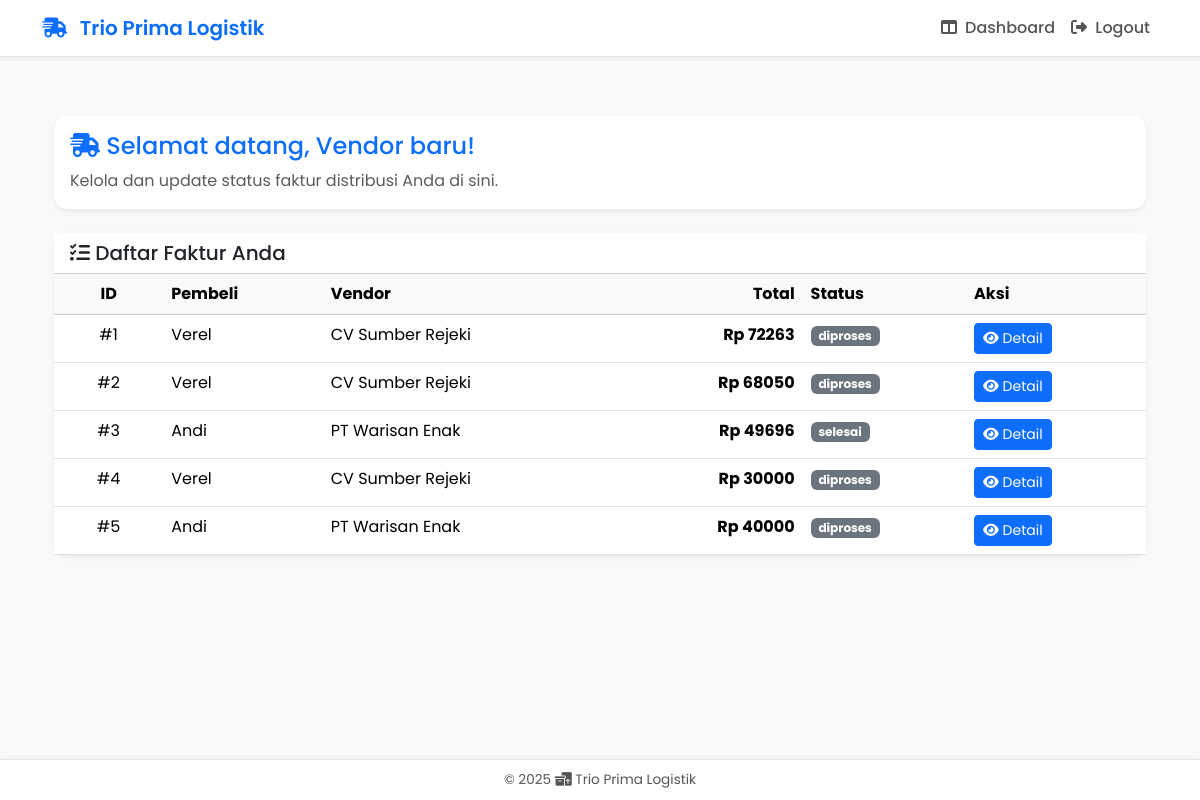
The app's page /kurir/dashboard/ (signed in), older data.
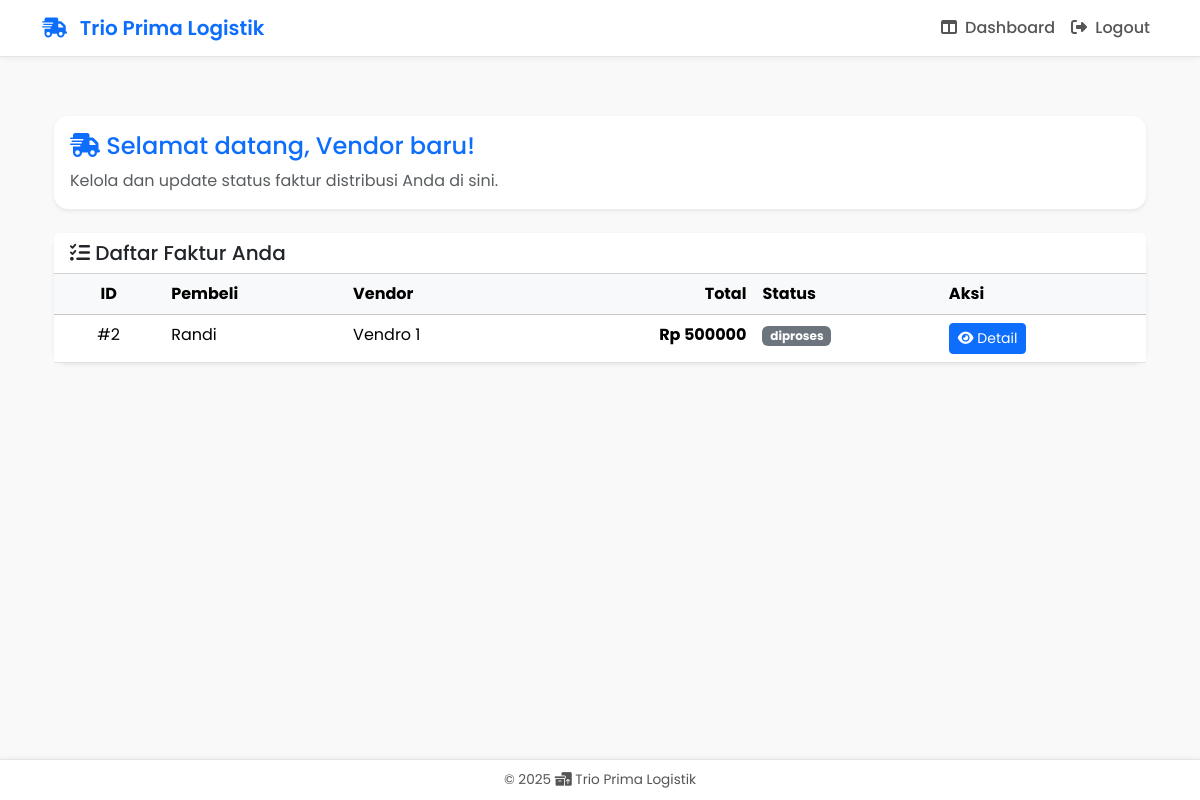
The same page, newer data.
### core/models.py (models this page shows, shortened)
class Faktur(models.Model):
    STATUS_CHOICES = [
        ('diproses', 'Diproses'),
        ('selesai', 'Selesai'),
        ('dibatalkan', 'Dibatalkan'),
    ]
    id_faktur = models.AutoField(primary_key=True)
    total_faktur = models.DecimalField(max_digits=15, decimal_places=2, default=0)
    status = models.CharField(max_length=20, choices=STATUS_CHOICES, default='diproses')
    berat = models.DecimalField(max_digits=10, decimal_places=2, default=0)
    koli = models.IntegerField(default=0)
    foto_pengiriman = models.ImageField(upload_to='faktur_images/', blank=True, null=True)
    kurir = models.ForeignKey(Kurir, on_delete=models.SET_NULL, null=True, blank=True, related_name='faktur')
    vendor = models.ForeignKey(Vendor, on_delete=models.CASCADE, related_name='faktur')
    pembeli = models.ForeignKey(Pembeli, on_delete=models.CASCADE, related_name='faktur')
    class Meta:
        verbose_name = "Faktur"
        verbose_name_plural = "Faktur"

class Pembeli(models.Model):
    id_pembeli = models.AutoField(primary_key=True)
    nama = models.CharField(max_length=100)
    email = models.EmailField(unique=True)
    password = models.CharField(max_length=128)
    alamat = models.TextField()
    no_hp = models.CharField(max_length=20)
    kelurahan = models.ForeignKey('Kelurahan', on_delete=models.CASCADE)
    class Meta:
        verbose_name = "Pembeli"
        verbose_name_plural = "Pembeli"

class Vendor(models.Model):
    id_vendor = models.AutoField(primary_key=True)
    nama = models.CharField(max_length=100)
    email = models.EmailField()
    password = models.CharField(max_length=100, blank=True, null=True)
    alamat = models.TextField()
    no_hp = models.CharField(max_length=20)
    class Meta:
        verbose_name = "Vendor"
        verbose_name_plural = "Vendor"

### core/views_kurir.py (the view)
# urls.py: path("kurir/dashboard/", views_kurir.kurir_dashboard, name="kurir_dashboard"),
def kurir_dashboard(request):
    kurir_id = request.session.get("kurir_id")
    if not kurir_id:
        return redirect("kurir_login")
    faktur_list = Faktur.objects.filter(kurir_id=kurir_id).select_related("pembeli", "vendor")
    return render(request, "core/kurir/dashboard.html", {
        "faktur_list": faktur_list,
        "kurir_nama": request.session.get("kurir_nama")
    })

### core/templates/core/kurir/dashboard.html (shortened to what this page needs)
{% extends 'base.html' %}
{% block content %}
<div class="container mt-3">
    <div class="card shadow-sm mb-4 border-0">
        <div class="card-body">
            <h4 class="card-title text-primary"><i class="fa-solid fa-truck-fast"></i> Selamat datang, {{ kurir_nama }}!</h4>
            <p class="card-text text-muted mb-0">Kelola dan update status faktur distribusi Anda di sini.</p>
        </div>
    </div>
    <div class="card shadow-sm border-0">
        <div class="card-header bg-white">
            <h5 class="mb-0"><i class="fa-solid fa-list-check"></i> Daftar Faktur Anda</h5>
        </div>
        <div class="card-body p-0">
            <div class="table-responsive-sm">
                <table class="table table-hover mb-0">
                    <thead class="table-light">
                        <tr>
                            <th class="text-center" style="width: 10%;">ID</th>
                            <th>Pembeli</th>
                            <th>Vendor</th>
                            <th class="text-end">Total</th>
                            <th>Status</th>
                            <th>Aksi</th>
                        </tr>
                    </thead>
                    <tbody>
                        {% for faktur in faktur_list %}
                        <tr>
                            <td class="text-center">#{{ faktur.id_faktur }}</td>
                            <td>{{ faktur.pembeli.nama }}</td>
                            <td>{{ faktur.vendor.nama }}</td>
                            <td class="text-end fw-bold">Rp {{ faktur.total_faktur|floatformat:0 }}</td>
                            <td>
                                {% if faktur.status == 'Selesai' %}
                                    <span class="badge bg-success"><i class="fa-solid fa-check"></i> Selesai</span>
                                {% elif faktur.status == 'Dalam Proses' %}
                                    <span class="badge bg-warning text-dark"><i class="fa-solid fa-route"></i> Proses</span>
                                {% else %}
                                    <span class="badge bg-secondary">{{ faktur.status }}</span>
                                {% endif %}
                            </td>
                            <td>
                                <a href="{% url 'kurir_faktur_detail' faktur.id_faktur %}" class="btn btn-sm btn-primary">
                                    <i class="fa-solid fa-eye"></i> Detail
                                </a>
                            </td>
                        </tr>
                        {% empty %}
                        <tr>
                            <td colspan="6" class="text-center text-muted py-4">
                                <i class="fa-solid fa-box-open me-2"></i> Belum ada faktur yang ditugaskan untuk Anda.
                            </td>
                        </tr>
                        {% endfor %}
                    </tbody>
                </table>
            </div>
        </div>
    </div>
</div>
{% endblock %}

Row changes from the older to the newer data that the page shows:
no longer on this page (row edited): Faktur: id_faktur "1", pembeli.nama "Verel", vendor.nama "CV Sumber Rejeki", total_faktur "72263", status "diproses"
removed Faktur: id_faktur "3", pembeli.nama "Andi", vendor.nama "PT Warisan Enak", total_faktur "49696", status "selesai"
removed Faktur: id_faktur "4", pembeli.nama "Verel", vendor.nama "CV Sumber Rejeki", total_faktur "30000", status "diproses"
removed Faktur: id_faktur "5", pembeli.nama "Andi", vendor.nama "PT Warisan Enak", total_faktur "40000", status "diproses"
changed Faktur "diproses": pembeli.nama "Verel" → "Randi"; vendor.nama "CV Sumber Rejeki" → "Vendro 1"; total_faktur "68050" → "500000"
